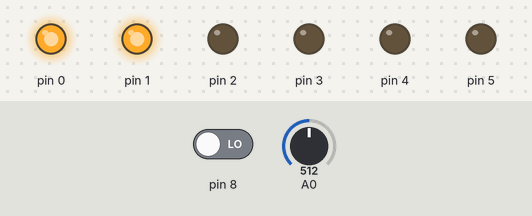
This sketch was run on a simulated Arduino Uno, built with avr-gcc and run on an emulated ATmega328P. Parts: output pins drawn as LEDs (lit = HIGH). Inputs (shaded band) come from the test bench; at power-on: pin 8 LOW, A0 = 512.

Above: at 1.2 s.
1.3 s: pin 8 driven HIGH
At 1.7 s:
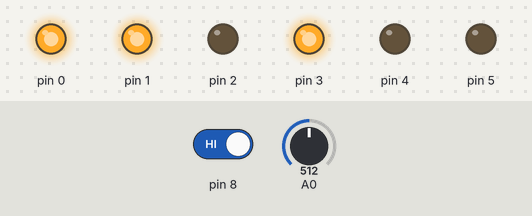
At 2.7 s:
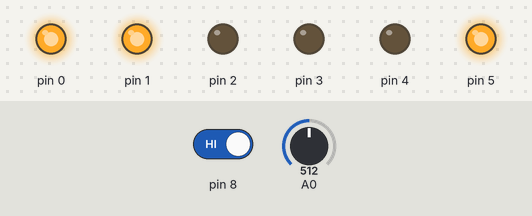
Timing chart, 0 to 10.3 s (numbered marks = the images above; inputs shaded):
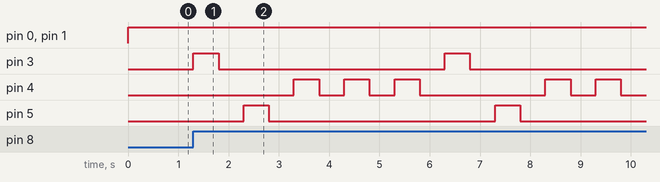

The sketch:

index.ino
```cpp
int valorPot = 0;

void setup()
{
  pinMode(0, INPUT);
  pinMode(1, INPUT);
  pinMode(2, INPUT);
  pinMode(3, OUTPUT);
  pinMode(4, OUTPUT);
  pinMode(5, OUTPUT);
  pinMode(8, INPUT);
}

void loop()
{
  valorPot = analogRead(A0);
  analogWrite(0, valorPot);
  analogWrite(1, valorPot / 3);
  analogWrite(2, valorPot / 6);

  if (digitalRead(8) == 1)
  {
    for (int led = 0; led < 4; led++)
    {
      digitalWrite(3, HIGH);
      delay(500);
      digitalWrite(3, LOW);
      delay(500);
      digitalWrite(5, HIGH);
      delay(500);
      digitalWrite(5, LOW);
      delay(500);
      for (int i = 0; i < 3; i++)
      {
        digitalWrite(4, HIGH);
        delay(500);
        digitalWrite(4, LOW);
        delay(500);
      }
      if (4 == LOW)
      {
        digitalWrite(3, HIGH);
        delay(500);
        digitalWrite(3, LOW);
        delay(500);
        digitalWrite(5, HIGH);
        delay(500);
        digitalWrite(5, LOW);
        delay(500);
        for (int i = 0; i < 3; i++)
        {
          digitalWrite(4, HIGH);
          delay(500);
          digitalWrite(4, LOW);
          delay(500);
        }
      }
    }
  }
}
```

Measured:
- after the input at 1.3 s, pin 3: alternates HIGH for 0.50 s and LOW for 4.5 s, starting at once; pin 4: LOW → HIGH after 2.0 s, → LOW 0.50 s later, → HIGH 0.50 s later, → LOW 0.50 s later, … (10 changes in this stretch); pin 5: alternates HIGH for 0.50 s and LOW for 4.5 s, starting after 1.0 s
